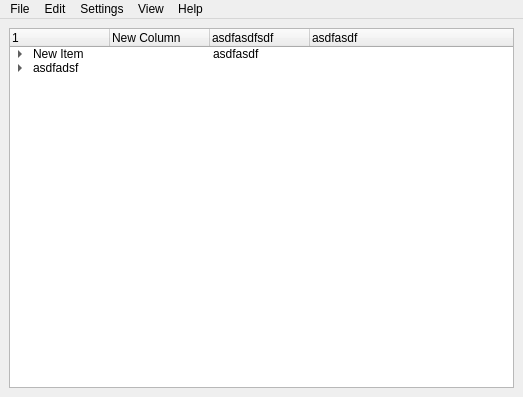
<?xml version="1.0" encoding="UTF-8"?>
<ui version="4.0">
 <class>MainWindow</class>
 <widget class="QMainWindow" name="MainWindow">
  <property name="geometry">
   <rect>
    <x>0</x>
    <y>0</y>
    <width>523</width>
    <height>397</height>
   </rect>
  </property>
  <property name="windowTitle">
   <string>mylinux</string>
  </property>
  <widget class="QWidget" name="centralwidget">
   <property name="accessibleName">
    <string/>
   </property>
   <layout class="QGridLayout" name="gridLayout_2">
    <item row="1" column="0">
     <widget class="QTreeWidget" name="treeWidget">
      <column>
       <property name="text">
        <string>1</string>
       </property>
      </column>
      <column>
       <property name="text">
        <string>New Column</string>
       </property>
      </column>
      <column>
       <property name="text">
        <string>asdfasdfsdf</string>
       </property>
      </column>
      <column>
       <property name="text">
        <string>asdfasdf</string>
       </property>
      </column>
      <item>
       <property name="text">
        <string>New Item</string>
       </property>
       <property name="text">
        <string/>
       </property>
       <property name="text">
        <string>asdfasdf</string>
       </property>
       <item>
        <property name="text">
         <string>sdfasdf</string>
        </property>
        <property name="text">
         <string>asdfasdf</string>
        </property>
       </item>
       <item>
        <property name="text">
         <string>asdf</string>
        </property>
        <property name="text">
         <string/>
        </property>
        <property name="text">
         <string>asdfasdf</string>
        </property>
        <property name="text">
         <string>asdfsdf</string>
        </property>
       </item>
      </item>
      <item>
       <property name="text">
        <string>asdfadsf</string>
       </property>
       <item>
        <property name="text">
         <string>New asdf</string>
        </property>
        <property name="text">
         <string>asdf</string>
        </property>
        <property name="text">
         <string/>
        </property>
        <property name="text">
         <string>asdfd</string>
        </property>
       </item>
      </item>
     </widget>
    </item>
   </layout>
  </widget>
  <widget class="QMenuBar" name="menubar">
   <property name="geometry">
    <rect>
     <x>0</x>
     <y>0</y>
     <width>523</width>
     <height>19</height>
    </rect>
   </property>
   <widget class="QMenu" name="menuFile">
    <property name="title">
     <string>File</string>
    </property>
    <widget class="QMenu" name="menuNew">
     <property name="title">
      <string>New...</string>
     </property>
     <addaction name="actionPackage"/>
    </widget>
    <addaction name="menuNew"/>
    <addaction name="actionPackages"/>
    <addaction name="separator"/>
    <addaction name="actionSave"/>
    <addaction name="separator"/>
    <addaction name="actionClose"/>
    <addaction name="separator"/>
    <addaction name="actionQuit"/>
   </widget>
   <widget class="QMenu" name="menuSettings">
    <property name="title">
     <string>Settings</string>
    </property>
    <addaction name="actionPreferences"/>
   </widget>
   <widget class="QMenu" name="menuHelp">
    <property name="title">
     <string>Help</string>
    </property>
    <addaction name="actionMylinux_help"/>
    <addaction name="separator"/>
    <addaction name="actionAbout"/>
   </widget>
   <widget class="QMenu" name="menuView">
    <property name="title">
     <string>View</string>
    </property>
   </widget>
   <widget class="QMenu" name="menuEdit">
    <property name="title">
     <string>Edit</string>
    </property>
   </widget>
   <addaction name="menuFile"/>
   <addaction name="menuEdit"/>
   <addaction name="menuSettings"/>
   <addaction name="menuView"/>
   <addaction name="menuHelp"/>
  </widget>
  <action name="actionPackage">
   <property name="text">
    <string>Package</string>
   </property>
  </action>
  <action name="actionPackages">
   <property name="text">
    <string>Open...</string>
   </property>
  </action>
  <action name="actionExport">
   <property name="text">
    <string>Export</string>
   </property>
  </action>
  <action name="actionSave">
   <property name="text">
    <string>Save</string>
   </property>
  </action>
  <action name="actionClose">
   <property name="text">
    <string>Close</string>
   </property>
  </action>
  <action name="actionQuit">
   <property name="text">
    <string>Quit</string>
   </property>
  </action>
  <action name="actionPreferences">
   <property name="text">
    <string>Preferences</string>
   </property>
  </action>
  <action name="actionMylinux_help">
   <property name="text">
    <string>mylinux help</string>
   </property>
  </action>
  <action name="actionAbout">
   <property name="text">
    <string>About</string>
   </property>
  </action>
 </widget>
 <resources/>
 <connections/>
</ui>
